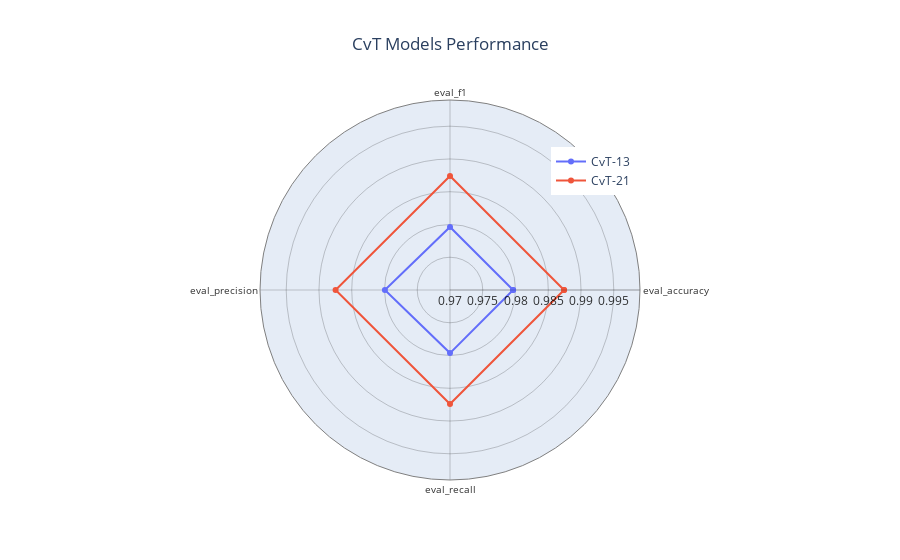

Notebook cell for this chart:
### Markdown cell above
### 2.3. CVT <a name="cvt"></a>

### Code cell
# Ajustamos los datos para el chart.
cvt_13_metrics['Model'] = 'CvT-13'
cvt_21_metrics['Model'] = 'CvT-21'

df = pd.concat([cvt_13_metrics, cvt_21_metrics], ignore_index=True)
metrics = ['eval_accuracy', 'eval_f1', 'eval_precision', 'eval_recall']

plot_radar_chart(df, metrics, title='CvT Models Performance', filename="cvt_models_performance", range_values=[0.97, 0.999])

### Figure 1 — Plotly figure (JSON) as saved in the notebook; plotly's stock layout.template omitted (floating-point values rounded to 4 significant figures)
{"data": [{"name": "CvT-13", "r": [0.9796, 0.9796, 0.9799, 0.9796, 0.9796], "theta": ["eval_accuracy", "eval_f1", "eval_precision", "eval_recall", "eval_accuracy"], "type": "scatterpolar"}, {"name": "CvT-21", "r": [0.9874, 0.9874, 0.9875, 0.9874, 0.9874], "theta": ["eval_accuracy", "eval_f1", "eval_precision", "eval_recall", "eval_accuracy"], "type": "scatterpolar"}], "layout": {"legend": {"orientation": "v", "x": 0.75, "xanchor": "right", "y": 0.75, "yanchor": "bottom"}, "polar": {"angularaxis": {"gridcolor": "rgba(0, 0, 0, 0.2)", "linecolor": "gray", "linewidth": 1, "tickfont": {"color": "rgba(0, 0, 0, 0.8)", "size": 10}, "ticklen": 10}, "radialaxis": {"gridcolor": "rgba(0, 0, 0, 0.2)", "linecolor": "rgba(0, 0, 0, 0.2)", "range": [0.97, 0.999], "tickfont": {"color": "rgba(0, 0, 0, 0.8)"}, "visible": true}}, "title": {"text": "CvT Models Performance", "x": 0.5}}}
